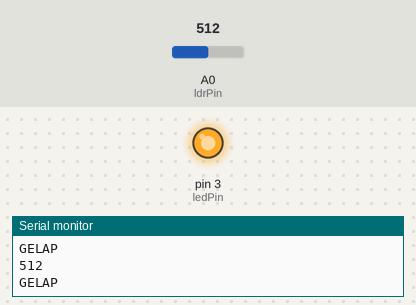
Bench run of a sketch on a simulated Arduino Uno, built with avr-gcc and run on an emulated ATmega328P. Parts: output pins drawn as LEDs (lit = HIGH), the last lines printed to the serial monitor. Inputs (shaded band) come from the test bench; at power-on: A0 (ldrPin) = 512.

Above: at 1.2 s.
1.3 s: A0 (ldrPin) set to 410
2.8 s: A0 (ldrPin) set to 393
At 4.0 s:
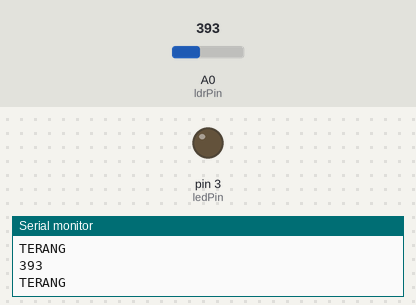
4.3 s: A0 (ldrPin) set to 511
At 5.4 s:
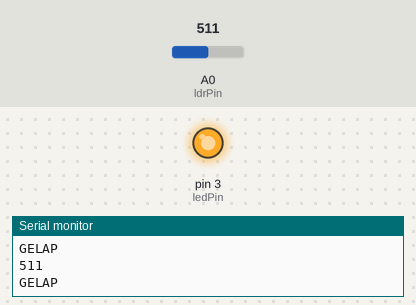
5.8 s: A0 (ldrPin) set to 390
At 6.8 s:
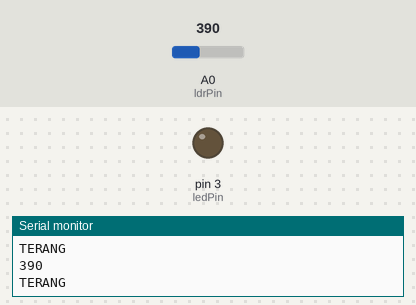
Timing chart, 0 to 8.3 s (numbered marks = the images above; inputs shaded):
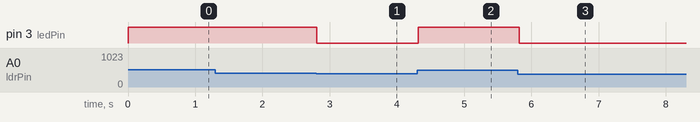

The sketch:

SENSORCAHAYA.ino
```cpp
int ldrPin = A0;
int ledPin = 3;

void setup() {
  pinMode(ledPin, OUTPUT);
  Serial.begin(9600);
}

void loop() {
  int ldrValue = analogRead(ldrPin);
  Serial.println(ldrValue);

  if (ldrValue < 400) {
    digitalWrite(ledPin, LOW);
    Serial.println("TERANG");
  } else {
    digitalWrite(ledPin, HIGH);
    Serial.println("GELAP");
  }

  delay(100);
}
```

Measured:
- the behaviour switches between 400 and 399 on A0 (ldrPin) (found by bisection; images 0 and 1)
- after the input at 2.8 s, pin 3 (ledPin): HIGH → LOW at once
- after the input at 4.3 s, pin 3 (ledPin): LOW → HIGH at once
- after the input at 5.8 s, pin 3 (ledPin): HIGH → LOW at once
